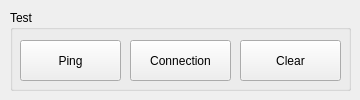
      <widget class="QWidget" name="Device_2">
       <attribute name="title">
        <string>Devices</string>
       </attribute>
       <widget class="QGroupBox" name="testGroupBox_2">
        <property name="geometry">
         <rect>
          <x>10</x>
          <y>10</y>
          <width>341</width>
          <height>81</height>
         </rect>
        </property>
        <property name="title">
         <string>Test</string>
        </property>
        <widget class="QPushButton" name="pingBtn_2">
         <property name="geometry">
          <rect>
           <x>10</x>
           <y>30</y>
           <width>101</width>
           <height>41</height>
          </rect>
         </property>
         <property name="text">
          <string>Ping</string>
         </property>
        </widget>
        <widget class="QPushButton" name="connectionBtn_2">
         <property name="geometry">
          <rect>
           <x>120</x>
           <y>30</y>
           <width>101</width>
           <height>41</height>
          </rect>
         </property>
         <property name="text">
          <string>Connection</string>
         </property>
        </widget>
        <widget class="QPushButton" name="clearBtn_2">
         <property name="geometry">
          <rect>
           <x>230</x>
           <y>30</y>
           <width>101</width>
           <height>41</height>
          </rect>
         </property>
         <property name="text">
          <string>Clear</string>
         </property>
        </widget>
       </widget>
      </widget>
